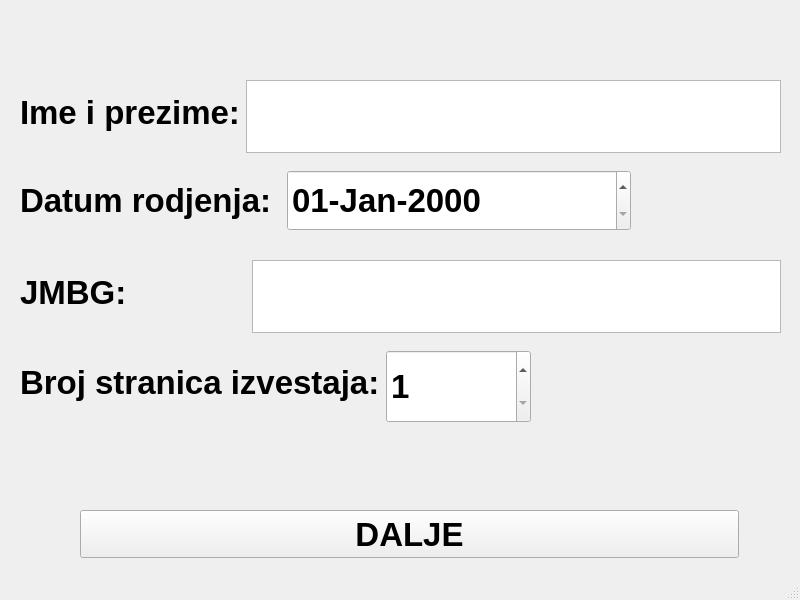
<?xml version="1.0" encoding="UTF-8"?>
<ui version="4.0">
 <class>MainWindow</class>
 <widget class="QMainWindow" name="MainWindow">
  <property name="geometry">
   <rect>
    <x>0</x>
    <y>0</y>
    <width>800</width>
    <height>600</height>
   </rect>
  </property>
  <property name="font">
   <font>
    <weight>75</weight>
    <bold>true</bold>
   </font>
  </property>
  <property name="windowTitle">
   <string>MainWindow</string>
  </property>
  <property name="layoutDirection">
   <enum>Qt::LeftToRight</enum>
  </property>
  <widget class="QWidget" name="centralwidget">
   <widget class="QPushButton" name="startButton">
    <property name="geometry">
     <rect>
      <x>80</x>
      <y>510</y>
      <width>659</width>
      <height>48</height>
     </rect>
    </property>
    <property name="font">
     <font>
      <pointsize>25</pointsize>
      <weight>75</weight>
      <bold>true</bold>
     </font>
    </property>
    <property name="text">
     <string>DALJE</string>
    </property>
   </widget>
   <widget class="QWidget" name="layoutWidget">
    <property name="geometry">
     <rect>
      <x>20</x>
      <y>170</y>
      <width>611</width>
      <height>61</height>
     </rect>
    </property>
    <property name="font">
     <font>
      <pointsize>25</pointsize>
      <weight>75</weight>
      <bold>true</bold>
     </font>
    </property>
    <layout class="QFormLayout" name="formLayout_2">
     <item row="0" column="0">
      <widget class="QLabel" name="dateLabel">
       <property name="font">
        <font>
         <pointsize>25</pointsize>
         <weight>75</weight>
         <bold>true</bold>
        </font>
       </property>
       <property name="text">
        <string>Datum rodjenja: </string>
       </property>
      </widget>
     </item>
     <item row="0" column="1">
      <widget class="QDateEdit" name="dateEdit">
       <property name="sizePolicy">
        <sizepolicy hsizetype="Expanding" vsizetype="Expanding">
         <horstretch>0</horstretch>
         <verstretch>0</verstretch>
        </sizepolicy>
       </property>
       <property name="font">
        <font>
         <pointsize>25</pointsize>
         <weight>75</weight>
         <bold>true</bold>
        </font>
       </property>
       <property name="displayFormat">
        <string>dd-MMM-yyyy</string>
       </property>
      </widget>
     </item>
    </layout>
   </widget>
   <widget class="QWidget" name="layoutWidget_2">
    <property name="geometry">
     <rect>
      <x>20</x>
      <y>260</y>
      <width>761</width>
      <height>73</height>
     </rect>
    </property>
    <property name="font">
     <font>
      <pointsize>25</pointsize>
      <weight>75</weight>
      <bold>true</bold>
     </font>
    </property>
    <layout class="QFormLayout" name="formLayout_4">
     <item row="0" column="0">
      <widget class="QLabel" name="jmbgLabel">
       <property name="font">
        <font>
         <pointsize>25</pointsize>
         <weight>75</weight>
         <bold>true</bold>
        </font>
       </property>
       <property name="text">
        <string>JMBG:             </string>
       </property>
      </widget>
     </item>
     <item row="0" column="1">
      <widget class="QTextEdit" name="jmbgEdit">
       <property name="font">
        <font>
         <pointsize>25</pointsize>
         <weight>75</weight>
         <bold>true</bold>
        </font>
       </property>
      </widget>
     </item>
    </layout>
   </widget>
   <widget class="QWidget" name="layoutWidget_3">
    <property name="geometry">
     <rect>
      <x>20</x>
      <y>350</y>
      <width>511</width>
      <height>73</height>
     </rect>
    </property>
    <property name="font">
     <font>
      <pointsize>25</pointsize>
      <weight>75</weight>
      <bold>true</bold>
     </font>
    </property>
    <layout class="QFormLayout" name="formLayout_5">
     <item row="0" column="0">
      <widget class="QLabel" name="pageCountLabel">
       <property name="font">
        <font>
         <pointsize>25</pointsize>
         <weight>75</weight>
         <bold>true</bold>
        </font>
       </property>
       <property name="text">
        <string>Broj stranica izvestaja:</string>
       </property>
      </widget>
     </item>
     <item row="0" column="1">
      <widget class="QSpinBox" name="pageCountBox">
       <property name="enabled">
        <bool>true</bool>
       </property>
       <property name="sizePolicy">
        <sizepolicy hsizetype="Minimum" vsizetype="Expanding">
         <horstretch>0</horstretch>
         <verstretch>0</verstretch>
        </sizepolicy>
       </property>
       <property name="minimum">
        <number>1</number>
       </property>
       <property name="maximum">
        <number>2</number>
       </property>
       <property name="value">
        <number>1</number>
       </property>
      </widget>
     </item>
    </layout>
   </widget>
   <widget class="QWidget" name="layoutWidget">
    <property name="geometry">
     <rect>
      <x>20</x>
      <y>80</y>
      <width>761</width>
      <height>73</height>
     </rect>
    </property>
    <property name="font">
     <font>
      <pointsize>25</pointsize>
      <weight>75</weight>
      <bold>true</bold>
     </font>
    </property>
    <layout class="QFormLayout" name="formLayout">
     <item row="0" column="0">
      <widget class="QLabel" name="nameLabel">
       <property name="font">
        <font>
         <pointsize>25</pointsize>
         <weight>75</weight>
         <bold>true</bold>
        </font>
       </property>
       <property name="text">
        <string>Ime i prezime:</string>
       </property>
      </widget>
     </item>
     <item row="0" column="1">
      <widget class="QTextEdit" name="nameEdit">
       <property name="font">
        <font>
         <pointsize>25</pointsize>
         <weight>75</weight>
         <bold>true</bold>
        </font>
       </property>
      </widget>
     </item>
    </layout>
   </widget>
  </widget>
  <widget class="QStatusBar" name="statusbar"/>
 </widget>
 <resources/>
 <connections/>
</ui>
